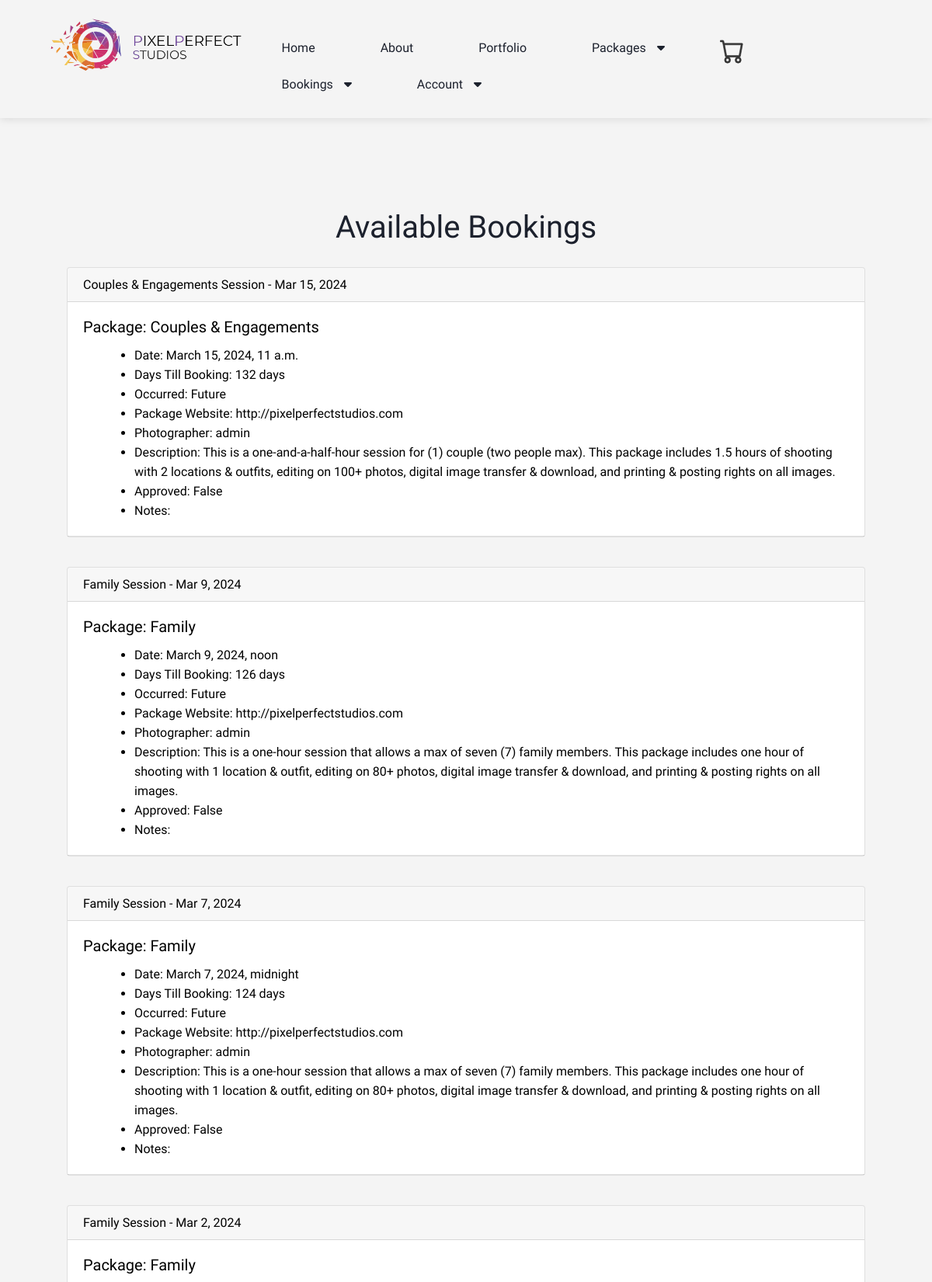
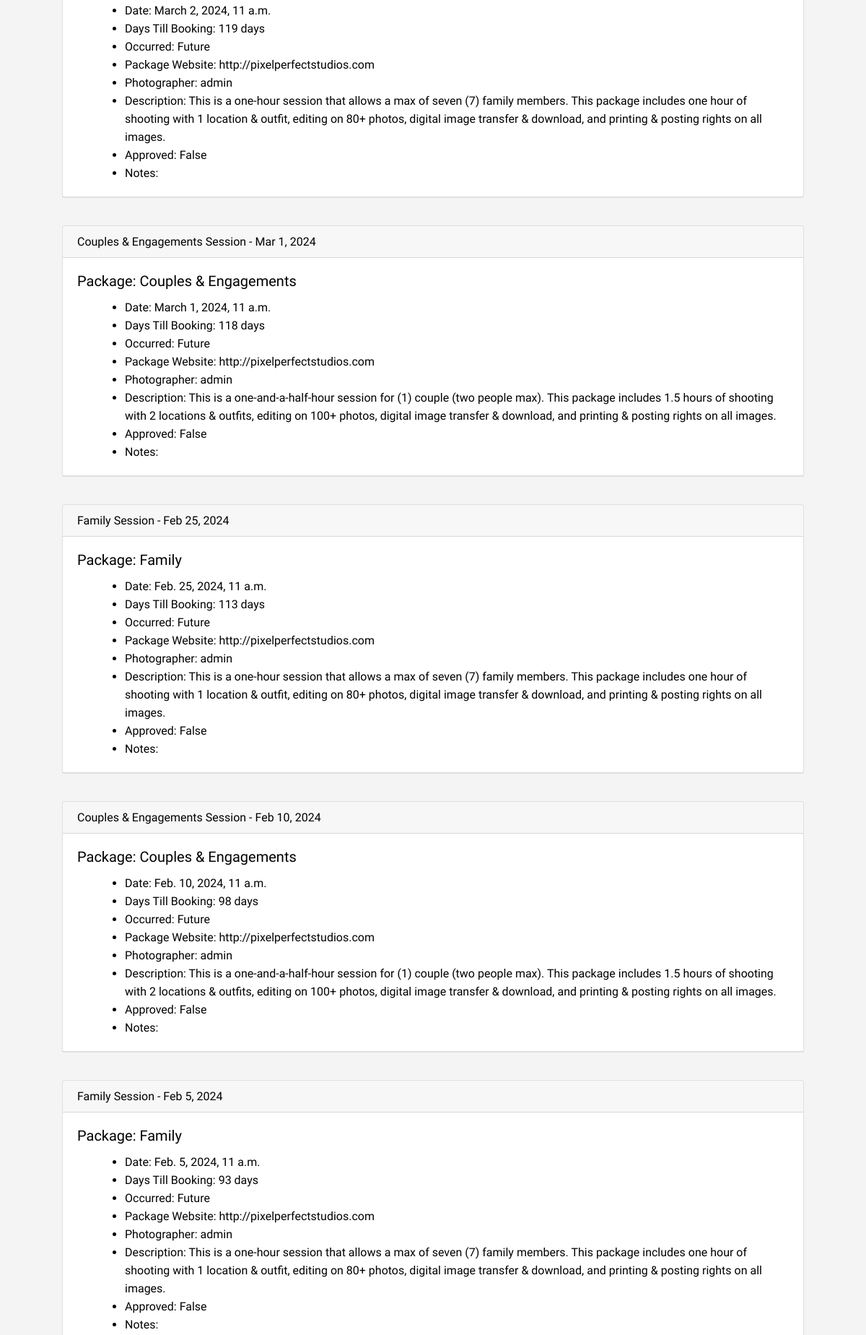
/booking/bookings (upper part), run on the app's committed database (2 pictures, top to bottom).
### events/models.py (models this page shows)
class Event(models.Model):
    name = models.CharField('Event Name', max_length=120)
    event_date = models.DateTimeField('Event Date')
    venue = models.ForeignKey(Venue, blank=True, null=True, on_delete=models.CASCADE)
    manager = models.ForeignKey(User, blank=True, null=True, on_delete=models.SET_NULL)
    description = models.TextField(blank=True)
    attendees = models.ManyToManyField(MyClubUser, blank=True)
    approved = models.BooleanField('Approved', default=False)
    def __str__(self):
        return self.name
    @property
    def Days_till(self):
        today = date.today()
        days_till = self.event_date.date() - today
        days_till_stripped = str(days_till).split(",", 1)[0]
        return days_till_stripped
    @property
    def Is_Past(self):
        today = date.today()
        if self.event_date.date() < today:
            thing = "Past"
        else:
            thing = "Future"
        return thing

class Venue(models.Model):
    name = models.CharField('Venue Name', max_length=120)
    address = models.CharField(max_length=300)
    zip_code = models.CharField('Zip Code', max_length=15)
    phone = models.CharField('Contact Phone', max_length=25, blank=True)
    web = models.URLField('Website Address', blank=True)
    email_address = models.EmailField('Email Address', blank=True)
    owner = models.IntegerField("Venue Owner", blank=False, default=1)
    venue_image = models.ImageField(null=True, blank=True, upload_to="images/")
    def __str__(self):
        return self.name

### booking/views.py (the view)
# urls.py: path('bookings', views.all_events, name="list-events"),
def all_events(request):
    event_list = Event.objects.all().order_by('-event_date')
    return render(request, 'events/booking_list.html',
                  {'event_list': event_list})

### catalog/templates/events/booking_list.html (shortened to what this page needs)
{% extends 'events/base.html' %}
{% block content %}
    <head>
    </head>
    <h1 class="title" style="font-weight: 500;">Available Bookings</h1>
    <br/>
    {% for event in event_list %}
        <div class="card">
            <div class="card-header">
                {{ event }}
            </div>
            <div class="card-body">
                <h5 class="card-title">Package: {{ event.venue }}</h5>
                <ul class="card-text">
                    <li>Date: {{ event.event_date }}</li>
                    <li>Days Till Booking: {{ event.Days_till }}</li>
                    <li>Occurred: {{ event.Is_Past }}</li>
                    <li>Package Website: {{ event.venue.web }}</li>
                    <li>Photographer: {{ event.manager }}</li>
                    <li>Description: {{ event.description }}</li>
                    <li>Approved: {{ event.approved }}</li>
                    <li>Notes:<br/>
                    </li>
                </ul>
            </div>
        </div>
        <br/><br/>
    {% endfor %}
{% endblock %}

### data on the page
Event: name "Couples & Engagements Session - Mar 15, 2024", venue "Couples & Engagements", event_date "March 15, 2024, 11 a.m.", Days_till "132 days", Is_Past "Future", venue.web "http://pixelperfectstudios.com", manager "admin", description "This is a one-and-a-half-hour session for (1) couple (two people max). This package includes 1.5 hours of shooting with 2 locations & outfits, editing on 100+ photos, digital image transfer & download, and printing & posting rights on all images.", approved "False"
Event: name "Family Session - Mar 9, 2024", venue "Family", event_date "March 9, 2024, noon", Days_till "126 days", Is_Past "Future", venue.web "http://pixelperfectstudios.com", manager "admin", description "This is a one-hour session that allows a max of seven (7) family members. This package includes one hour of shooting with 1 location & outfit, editing on 80+ photos, digital image transfer & download, and printing & posting rights on all images.", approved "False"
Event: name "Family Session - Mar 7, 2024", venue "Family", event_date "March 7, 2024, midnight", Days_till "124 days", Is_Past "Future", venue.web "http://pixelperfectstudios.com", manager "admin", description "This is a one-hour session that allows a max of seven (7) family members. This package includes one hour of shooting with 1 location & outfit, editing on 80+ photos, digital image transfer & download, and printing & posting rights on all images.", approved "False"
Event: name "Family Session - Mar 2, 2024", venue "Family", event_date "March 2, 2024, 11 a.m.", Days_till "119 days", Is_Past "Future", venue.web "http://pixelperfectstudios.com", manager "admin", description "This is a one-hour session that allows a max of seven (7) family members. This package includes one hour of shooting with 1 location & outfit, editing on 80+ photos, digital image transfer & download, and printing & posting rights on all images.", approved "False"
Event: name "Couples & Engagements Session - Mar 1, 2024", venue "Couples & Engagements", event_date "March 1, 2024, 11 a.m.", Days_till "118 days", Is_Past "Future", venue.web "http://pixelperfectstudios.com", manager "admin", description "This is a one-and-a-half-hour session for (1) couple (two people max). This package includes 1.5 hours of shooting with 2 locations & outfits, editing on 100+ photos, digital image transfer & download, and printing & posting rights on all images.", approved "False"
Event: name "Family Session - Feb 25, 2024", venue "Family", event_date "Feb. 25, 2024, 11 a.m.", Days_till "113 days", Is_Past "Future", venue.web "http://pixelperfectstudios.com", manager "admin", description "This is a one-hour session that allows a max of seven (7) family members. This package includes one hour of shooting with 1 location & outfit, editing on 80+ photos, digital image transfer & download, and printing & posting rights on all images.", approved "False"
Event: name "Couples & Engagements Session - Feb 10, 2024", venue "Couples & Engagements", event_date "Feb. 10, 2024, 11 a.m.", Days_till "98 days", Is_Past "Future", venue.web "http://pixelperfectstudios.com", manager "admin", description "This is a one-and-a-half-hour session for (1) couple (two people max). This package includes 1.5 hours of shooting with 2 locations & outfits, editing on 100+ photos, digital image transfer & download, and printing & posting rights on all images.", approved "False"
Event: name "Family Session - Feb 5, 2024", venue "Family", event_date "Feb. 5, 2024, 11 a.m.", Days_till "93 days", Is_Past "Future", venue.web "http://pixelperfectstudios.com", manager "admin", description "This is a one-hour session that allows a max of seven (7) family members. This package includes one hour of shooting with 1 location & outfit, editing on 80+ photos, digital image transfer & download, and printing & posting rights on all images.", approved "False"
